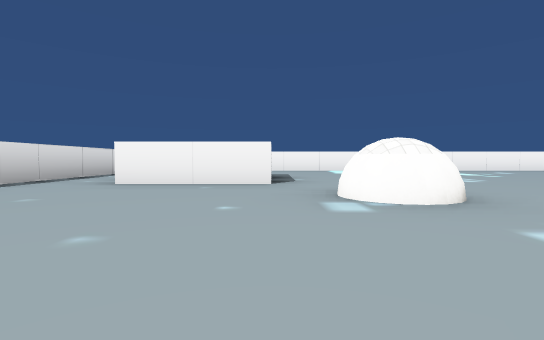
View 1 (above)

22 first-person views from a walk through a 3-D level made in the Unity game engine. The camera is 0.31 m above the floor, tilts 2° down and sees 85° across. The floor is counted in squares, 1 m on a side. Each view is taken from the middle of a square. On the plan, view 1 faces up. The plan holds only what a view shows up to about 9 squares ahead; the rest is blank. Some surface patterns are stand-ins.

View 2
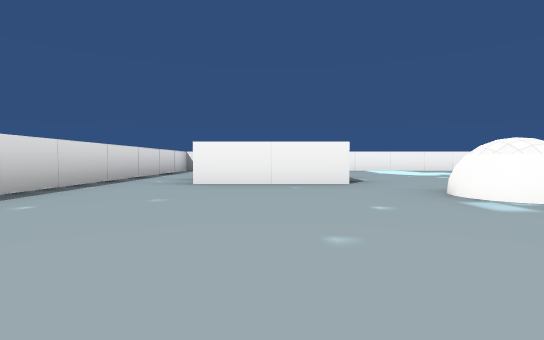

View 3
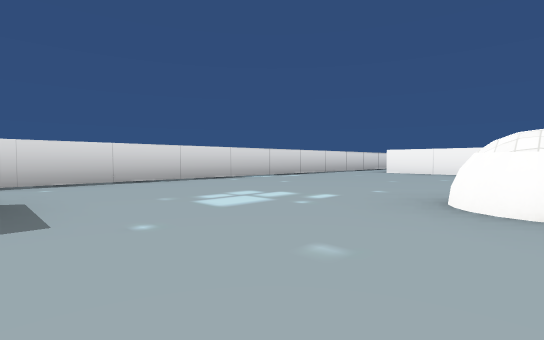

View 4
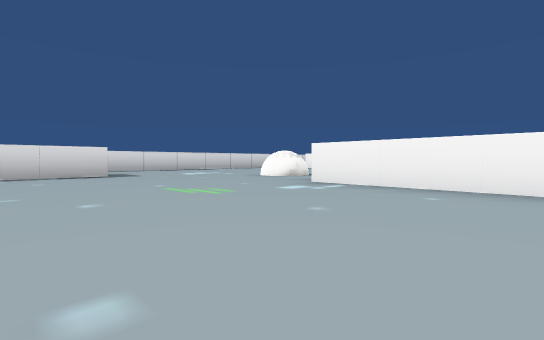

View 5
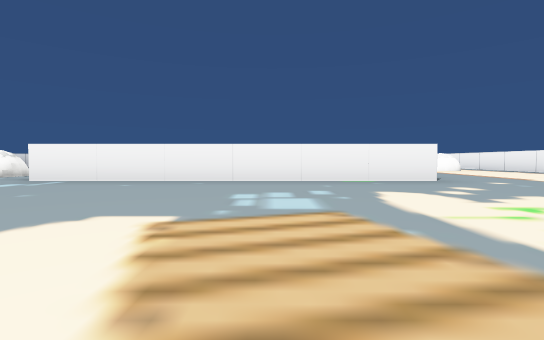

View 6
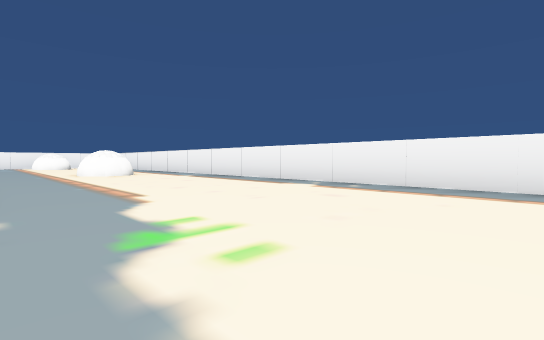

View 7
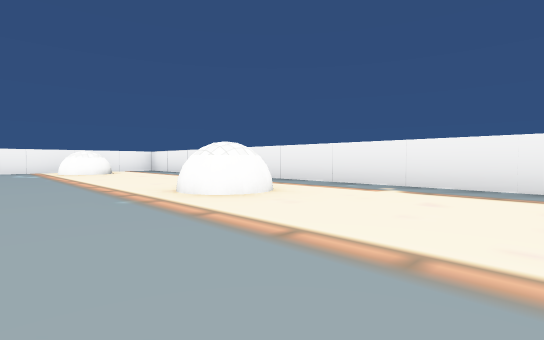

View 8
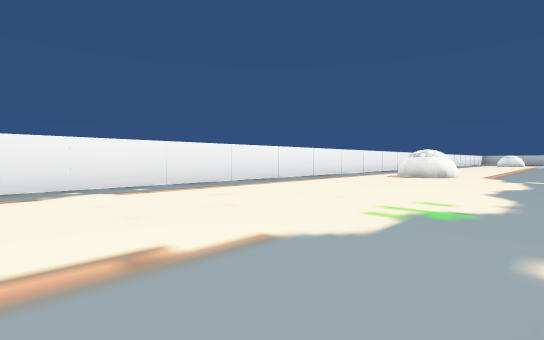

View 9
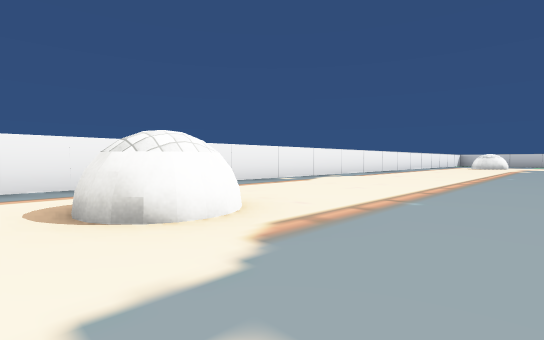

View 10
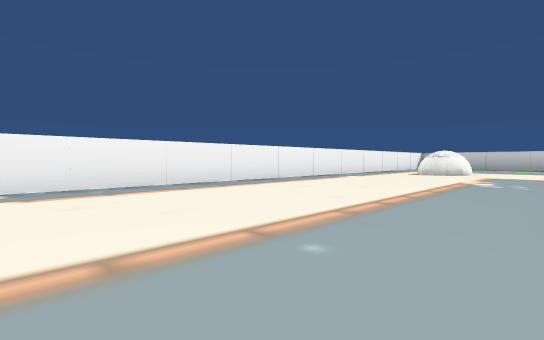

View 11
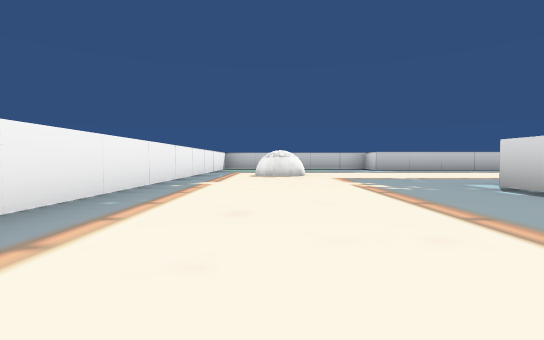

View 12
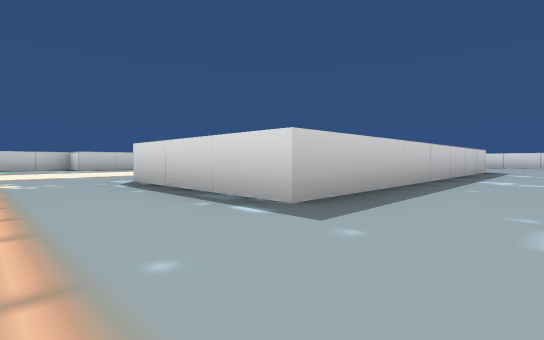

View 13
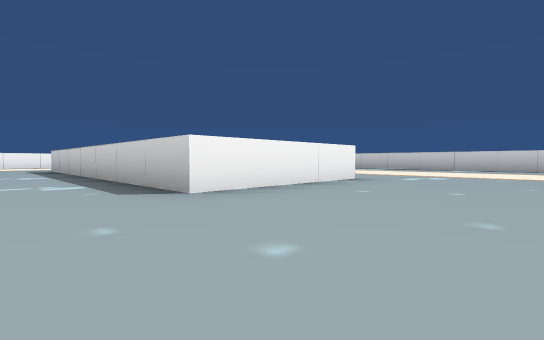

View 14
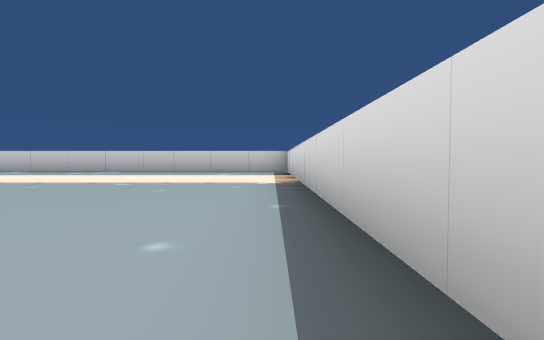

View 15
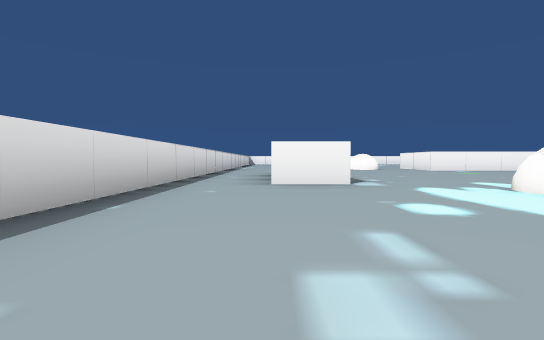

View 16
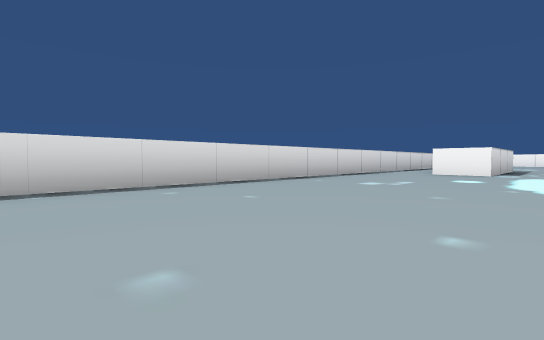

View 17
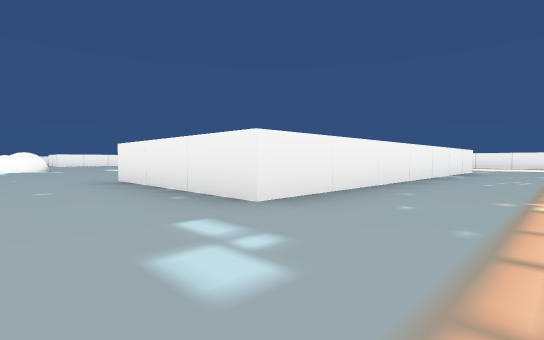

View 18
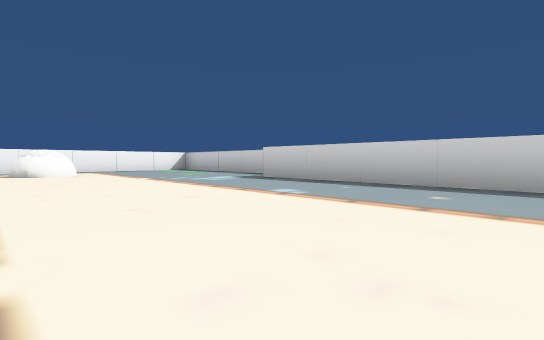

View 19
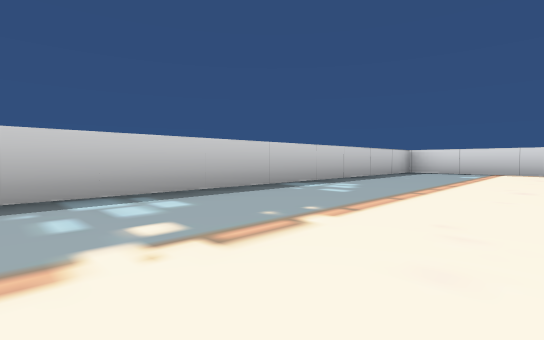

View 20
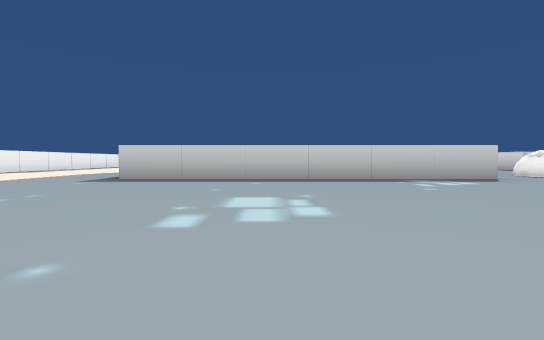

View 21
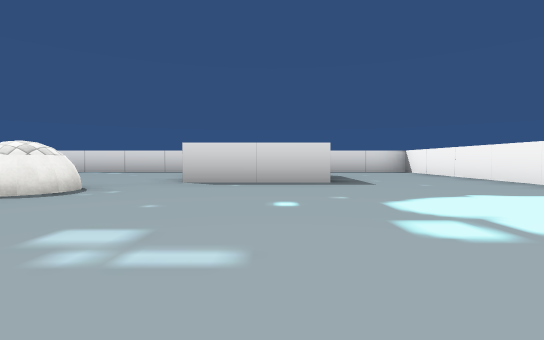

View 22
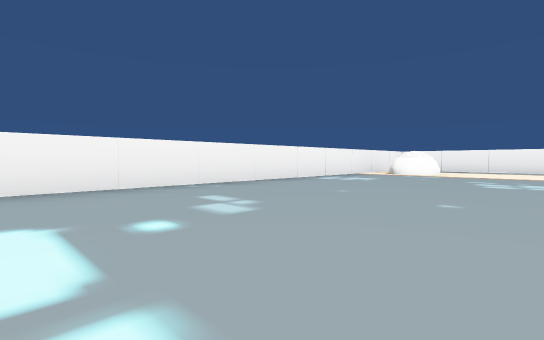

### Floor plan
Points are (right, up) in squares from view 1. A wall is a line through its corners. A room is listed if a view was taken in it or the views show most of it. See-through windows are left out.
Room 1 (views 1, 2, 3, 4, 5, 6, 7, 8, 9, 10, 11, 12, 13, 14, 15, 16, 17, 18, 19, 20, 21, 22)
walls: (8.5, -1.7) (2.5, -1.7) (2.5, -1); (-1, -3.2) (-1, -6.3) (-2, -6.3); (2.4, 0.3) (8.5, 0.3); (8.4, -12.4) (8.4, -15.4) (1.5, -15.4) (1.5, -12.4) (8.4, -12.4); (0, 5.9) (0, 3.8) (-2.1, 3.8); (12.5, -21.2) (12.5, 8.3) (-3.4, 8.3) (-3.4, -20.7) (7.9, -20.7) (7.9, -21.7) (12.1, -21.7)
objects: other object (1, -7); other object (1, -1) to (1, 0); other object (1, 2) to (1, 3); other object (10, 7) to (11, 8); other object (11, -18); other object (11, -7); other object (11, 2) to (11, 3)

Positions as (right, up) in squares from view 1, and headings:
1: (0, 0), facing up
2: (-1, 0), facing up
3: (1, -3), facing up-left
4: (5, -5), facing up-left
5: (6, -6), facing up
6: (9, -4), facing up-right
7: (9, 0), facing up-right
8: (9, -1), facing down-right
9: (9, -6), facing down-right
10: (9, -11), facing down-right
11: (11, -12), facing down
12: (10, -11), facing down-left
13: (-1, -11), facing down-right
14: (-3, -13), facing down
15: (-2, -10), facing up
16: (0, -13), facing up-left
17: (0, -17), facing up-right
18: (4, -17), facing down-right
19: (4, -18), facing down-left
20: (6, 5), facing down
21: (4, 5), facing left
22: (4, 5), facing up-right
